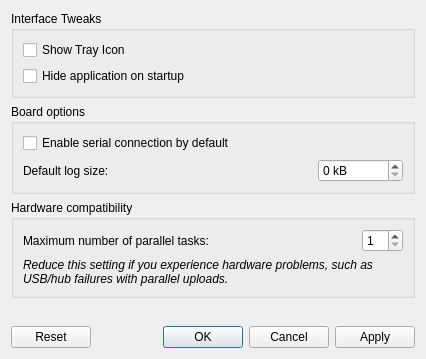
<?xml version="1.0" encoding="UTF-8"?>
<ui version="4.0">
 <class>PreferencesDialog</class>
 <widget class="QDialog" name="PreferencesDialog">
  <property name="geometry">
   <rect>
    <x>0</x>
    <y>0</y>
    <width>426</width>
    <height>359</height>
   </rect>
  </property>
  <property name="windowTitle">
   <string>Teensy Commander Preferences</string>
  </property>
  <property name="windowIcon">
   <iconset resource="../../resources/resources.qrc">
    <normaloff>:/teensycommander</normaloff>:/teensycommander</iconset>
  </property>
  <layout class="QVBoxLayout" name="verticalLayout">
   <item>
    <widget class="QGroupBox" name="groupBox_2">
     <property name="title">
      <string>Interface Tweaks</string>
     </property>
     <layout class="QVBoxLayout" name="verticalLayout_3">
      <item>
       <widget class="QCheckBox" name="showTrayIconCheck">
        <property name="text">
         <string>Show Tray Icon</string>
        </property>
       </widget>
      </item>
      <item>
       <widget class="QCheckBox" name="hideOnStartupCheck">
        <property name="text">
         <string>Hide application on startup</string>
        </property>
       </widget>
      </item>
     </layout>
    </widget>
   </item>
   <item>
    <widget class="QGroupBox" name="groupBox_3">
     <property name="title">
      <string>Board options</string>
     </property>
     <layout class="QVBoxLayout" name="verticalLayout_4">
      <item>
       <widget class="QCheckBox" name="serialByDefaultCheck">
        <property name="text">
         <string>Enable serial connection by default</string>
        </property>
       </widget>
      </item>
      <item>
       <layout class="QHBoxLayout" name="horizontalLayout_2">
        <item>
         <widget class="QLabel" name="label_3">
          <property name="text">
           <string>Default log size:</string>
          </property>
         </widget>
        </item>
        <item>
         <spacer name="horizontalSpacer_2">
          <property name="orientation">
           <enum>Qt::Horizontal</enum>
          </property>
          <property name="sizeHint" stdset="0">
           <size>
            <width>40</width>
            <height>20</height>
           </size>
          </property>
         </spacer>
        </item>
        <item>
         <widget class="QSpinBox" name="serialLogSizeDefaultSpin">
          <property name="accelerated">
           <bool>true</bool>
          </property>
          <property name="suffix">
           <string> kB</string>
          </property>
          <property name="maximum">
           <number>999999</number>
          </property>
          <property name="singleStep">
           <number>100</number>
          </property>
         </widget>
        </item>
       </layout>
      </item>
     </layout>
    </widget>
   </item>
   <item>
    <widget class="QGroupBox" name="groupBox">
     <property name="title">
      <string>Hardware compatibility</string>
     </property>
     <layout class="QVBoxLayout" name="verticalLayout_2">
      <item>
       <layout class="QHBoxLayout" name="horizontalLayout">
        <item>
         <widget class="QLabel" name="label">
          <property name="text">
           <string>Maximum number of parallel tasks:</string>
          </property>
         </widget>
        </item>
        <item>
         <spacer name="horizontalSpacer">
          <property name="orientation">
           <enum>Qt::Horizontal</enum>
          </property>
          <property name="sizeHint" stdset="0">
           <size>
            <width>40</width>
            <height>20</height>
           </size>
          </property>
         </spacer>
        </item>
        <item>
         <widget class="QSpinBox" name="maxTasksSpin">
          <property name="minimum">
           <number>1</number>
          </property>
          <property name="maximum">
           <number>32</number>
          </property>
         </widget>
        </item>
       </layout>
      </item>
      <item>
       <widget class="QLabel" name="label_2">
        <property name="font">
         <font>
          <italic>true</italic>
         </font>
        </property>
        <property name="text">
         <string>&lt;html&gt;&lt;head/&gt;&lt;body&gt;&lt;p&gt;Reduce this setting if you experience hardware problems, such as USB/hub failures with parallel uploads.&lt;/p&gt;&lt;/body&gt;&lt;/html&gt;</string>
        </property>
        <property name="wordWrap">
         <bool>true</bool>
        </property>
       </widget>
      </item>
     </layout>
    </widget>
   </item>
   <item>
    <spacer name="verticalSpacer">
     <property name="orientation">
      <enum>Qt::Vertical</enum>
     </property>
     <property name="sizeHint" stdset="0">
      <size>
       <width>20</width>
       <height>40</height>
      </size>
     </property>
    </spacer>
   </item>
   <item>
    <widget class="QDialogButtonBox" name="buttonBox">
     <property name="orientation">
      <enum>Qt::Horizontal</enum>
     </property>
     <property name="standardButtons">
      <set>QDialogButtonBox::Apply|QDialogButtonBox::Cancel|QDialogButtonBox::Ok|QDialogButtonBox::Reset</set>
     </property>
    </widget>
   </item>
  </layout>
 </widget>
 <resources>
  <include location="../../resources/resources.qrc"/>
 </resources>
 <connections/>
</ui>
